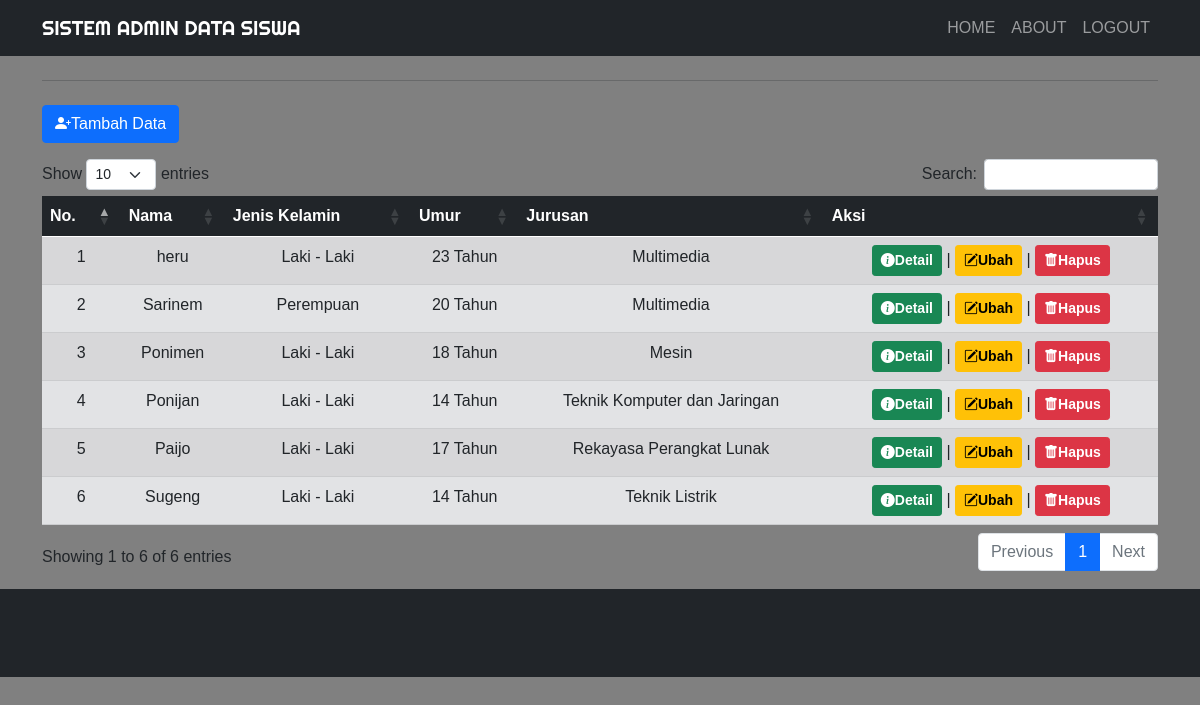
The app's page /index.php (signed in) with its own data.
### tables this page shows
CREATE TABLE `siswa` (
  `nis` varchar(50) NOT NULL,
  `nama` varchar(255) NOT NULL,
  `tmpt_Lahir` varchar(50) NOT NULL,
  `tgl_Lahir` date NOT NULL,
  `jekel` enum('Laki - Laki','Perempuan') NOT NULL,
  `jurusan` enum('Teknik Listrik','Teknik Komputer dan Jaringan','Multimedia','Rekayasa Perangkat Lunak','Geomatika','Mesin') NOT NULL,
  `email` varchar(255) NOT NULL,
  `gambar` varchar(255) NOT NULL,
  `alamat` text NOT NULL
);

### function.php (called while the page is built, shortened)
<?php
$koneksi = mysqli_connect("localhost", "root", "", "crud");
function query($query)
{
    global $koneksi;
    $result = mysqli_query($koneksi, $query);
    $rows = [];
    while ($row = mysqli_fetch_assoc($result)) {
        $rows[] = $row;
    }
    return $rows;
}

### index.php (the view, shortened to what this page needs)
<?php
require 'function.php';
$siswa = query("SELECT * FROM siswa ORDER BY nis DESC");
?>
<!DOCTYPE html>
<html lang="en">
<head>
    <link href="https://cdn.jsdelivr.net/npm/bootstrap@5.0.0-beta2/dist/css/bootstrap.min.css" rel="stylesheet"
>
    <link rel="stylesheet" href="https://cdn.jsdelivr.net/npm/bootstrap-icons@1.4.0/font/bootstrap-icons.css">
    <link rel="stylesheet" href="https://cdn.datatables.net/1.10.23/css/dataTables.bootstrap5.min.css">
    <link rel="stylesheet" href="css/style.css">
</head>
<body>
    <nav class="navbar navbar-expand-lg navbar-dark bg-dark text-uppercase">
        <div class="container">
            <a class="navbar-brand" href="index.php">Sistem Admin Data Siswa</a>
            <div class="collapse navbar-collapse" id="navbarNav">
                <ul class="navbar-nav ms-auto">
                    <li class="nav-item">
                        <a class="nav-link" aria-current="page" href="#">Home</a>
                    </li>
                    <li class="nav-item">
                        <a class="nav-link" href="#about">About</a>
                    </li>
                    <li class="nav-item">
                        <a class="nav-link" href="logout.php">Logout</a>
                    </li>
                </ul>
            </div>
        </div>
    </nav>
    <div class="container">
        <div class="row my-2">
            <div class="col-md">
                <hr>
            </div>
        </div>
        <div class="row my-2">
            <div class="col-md">
                <a href="addData.php" class="btn btn-primary"><i class="bi bi-person-plus-fill"></i>Tambah Data</a>
            </div>
        </div>
        <div class="row my-3">
            <div class="col-md">
                <table id="data" class="table table-striped table-responsive table-hover text-center" style="width:100%">
                    <thead class="table-dark">
                        <tr>
                            <th>No.</th>
                            <th>Nama</th>
                            <th>Jenis Kelamin</th>
                            <th>Umur</th>
                            <th>Jurusan</th>
                            <th>Aksi</th>
                        </tr>
                    </thead>
                    <tbody>
                        <?php $no = 1; ?>
                        <?php foreach ($siswa as $row) : ?>
                            <tr class="table-secondary text-dark">
                                <td><?= $no++; ?></td>
                                <td><?= $row['nama']; ?></td>
                                <td><?= $row['jekel']; ?></td>
                                <?php
                                $now = time();
                                $timeTahun = strtotime($row['tgl_Lahir']);
                                $setahun = 31536000;
                                $hitung = ($now - $timeTahun) / $setahun;
                                ?>
                                <td><?= floor($hitung); ?> Tahun</td>
                                <td><?= $row['jurusan']; ?></td>
                                <td>
                                    <button class="btn btn-success btn-sm text-white detail"
                                        data-id="<?= $row['nis']; ?>" style="font-weight: 600;">
                                        <i class="bi bi-info-circle-fill"></i>Detail
                                    </button> |
                                    <a href="ubah.php?nis=<?= $row['nis']; ?>" class="btn btn-warning btn-sm"
                                        style="font-weight: 600;">
                                        <i class="bi bi-pencil-square"></i>Ubah
                                    </a> |
                                    <a href="hapus.php?nis=<?= $row['nis']; ?>" class="btn btn-danger btn-sm"
                                        style="font-weight: 600;"
                                        onclick="return confirm('Apakah anda yakin ingin menghapus data <?= $row['nama']; ?> ?');">
                                        <i class="bi bi-trash-fill"></i>Hapus
                                    </a>
                                </td>
                            </tr>
                        <?php endforeach; ?>
                    </tbody>
                </table>
            </div>
        </div>
    </div>
    <div class="container-fluid">
        <div class="row bg-dark text-white text-center">
            <div class="col my-2" id="about">
                <br><br><br>
            </div>
        </div>
    </div>
</body>
</html>

### css/style.css (style rules this page uses)
body { font-family: 'Gill Sans', 'Gill Sans MT', Calibri, 'Trebuchet MS', sans-serif; }
.navbar-brand { font-family: 'Righteous', cursive; }

### index.php (style rules this page uses)
body { background-color: #808080; }

### records on screen
siswa: nama "heru", jekel "Laki - Laki", jurusan "Multimedia"
siswa: nama "Sarinem", jekel "Perempuan", jurusan "Multimedia"
siswa: nama "Ponimen", jekel "Laki - Laki", jurusan "Mesin"
siswa: nama "Ponijan", jekel "Laki - Laki", jurusan "Teknik Komputer dan Jaringan"
siswa: nama "Paijo", jekel "Laki - Laki", jurusan "Rekayasa Perangkat Lunak"
siswa: nama "Sugeng", jekel "Laki - Laki", jurusan "Teknik Listrik"
